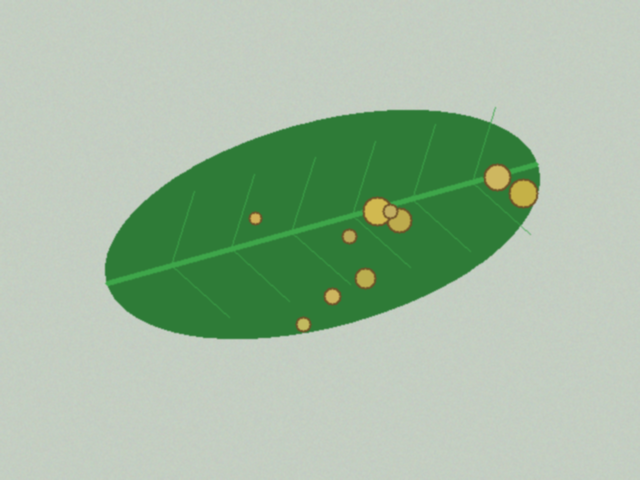
#> input picture data/sintetis/bersih/teh_041.png, 640 x 480 px, found by its file name
$ jupyter execute --allow-errors B2_citra_warna.ipynb   (shell and % lines are left out)
#> lines starting #> are read from the running program, lines starting #| are printed output that depends on the picture; after the words box and inside, x2 and y2 are one past the last pixel; in counts of white or black regions, pixels touching at a corner belong together
### src/utils_cv.py

"""utils_cv.py: fungsi bantu yang dipakai ulang sepanjang semester."""

import cv2
import numpy as np
import matplotlib.pyplot as plt


def baca(path):
    """Membaca citra dan langsung memberi pesan jelas bila gagal."""
#> called with path = '../data/sintetis/citra/teh_041.png'
    img = cv2.imread(path)
#> img is the input picture: shape (480, 640, 3); mean B, G, R 161.4, 186.9, 162.2
    if img is None:
        raise FileNotFoundError(f"Citra tidak ditemukan: {path}")
    return img


def tampil(daftar, judul, baris=1, ukuran=(14, 4)):
    """Menampilkan beberapa citra berdampingan. Citra 3 kanal dianggap BGR."""
    kolom = int(np.ceil(len(daftar) / baris))
    plt.figure(figsize=ukuran)

    for i, (im, jd) in enumerate(zip(daftar, judul)):
        plt.subplot(baris, kolom, i + 1)

        if im.ndim == 3:
            plt.imshow(cv2.cvtColor(im, cv2.COLOR_BGR2RGB))
        else:
            plt.imshow(im, cmap="gray", vmin=0, vmax=255)

        plt.title(jd)
        plt.axis("off")

    plt.tight_layout()


def kontras_bercak(kanal, mask_daun, mask_bercak):
    """KB = |rerata bercak - rerata daun sehat| / simpangan baku daun sehat.
    Makin besar KB, makin mudah bercak dipisahkan dari daun sehat.
    """
    k = kanal.astype(np.float64)
    sehat = (mask_daun > 0) & (mask_bercak == 0)
    bercak = mask_bercak > 0

    if bercak.sum() == 0:
        return float("nan")

    return abs(k[bercak].mean() - k[sehat].mean()) / (
        k[sehat].std() + 1e-6
    )


# [10 lines left out: function statistik, not called in this run]

### notebook/B2_citra_warna.ipynb
[cell 1]
import sys
sys.path.append("../src")

import cv2
import numpy as np
import pandas as pd
import matplotlib.pyplot as plt

from utils_cv import baca, tampil, kontras_bercak

[cell 2]
nama = "teh_041.png"

img = baca(f"../data/sintetis/citra/{nama}")
md = cv2.imread(f"../data/sintetis/mask_daun/{nama}", 0)
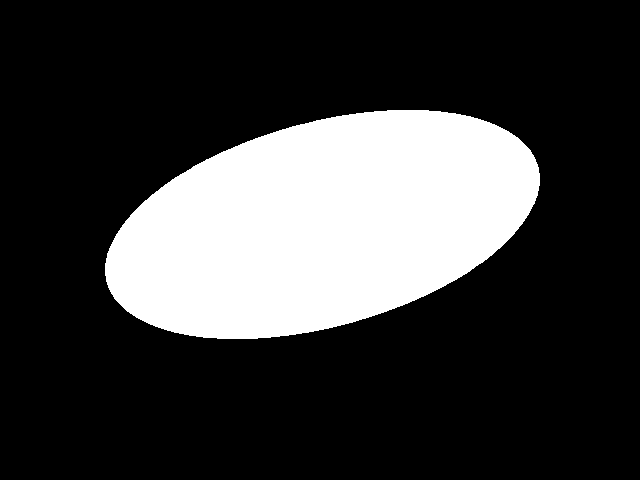
#> input picture data/sintetis/mask_daun/teh_041.png, 640 x 480 px
#> md: shape (480, 640); 23.4% white; 1 white region, box (x1, y1, x2, y2) and area: (105, 110, 540, 339) 71842
mb = cv2.imread(f"../data/sintetis/mask_bercak/{nama}", 0)
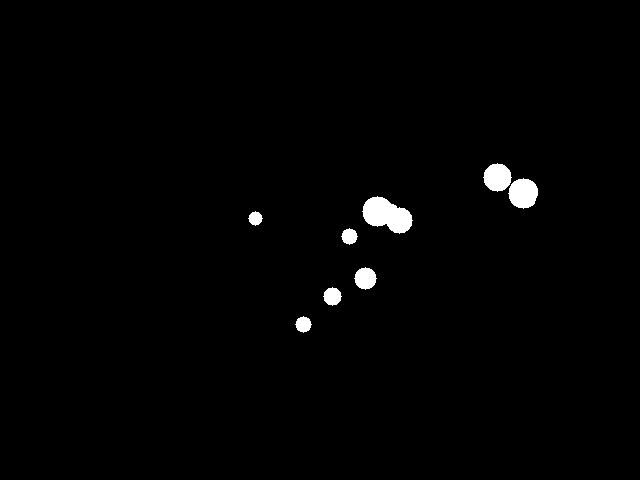
#> input picture data/sintetis/mask_bercak/teh_041.png, 640 x 480 px
#> mb: shape (480, 640); 1.2% white; 8 white regions, largest, box (x1, y1, x2, y2) and area: (362, 196, 413, 234) 1218, (508, 178, 538, 209) 700, (483, 163, 512, 192) 613

gray = cv2.cvtColor(img, cv2.COLOR_BGR2GRAY)
hsv = cv2.cvtColor(img, cv2.COLOR_BGR2HSV)
#> hsv: shape (480, 640, 3); mean H, S, V 56.8, 48.7, 187.1

b, g, r = cv2.split(img)
h, s, v = cv2.split(hsv)
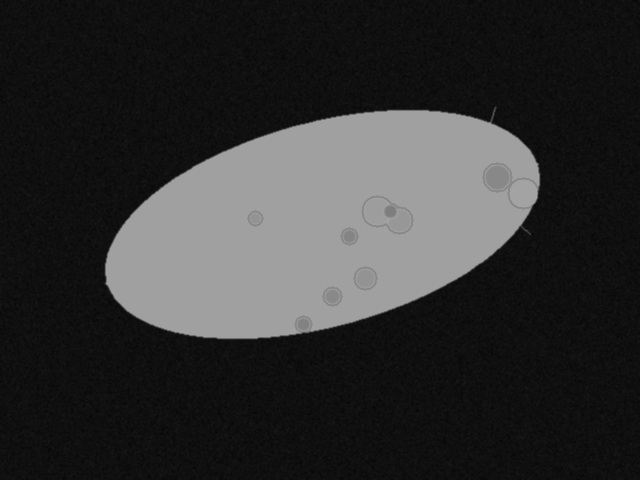
#> s: shape (480, 640); min 6, max 164, mean 48.7

kanal = {
    "B": b,
    "G": g,
    "R": r,
    "Gray": gray,
    "H": h,
    "S": s,
    "V": v
}

tampil(
    [img] + list(kanal.values()),
    ["Asli"] + list(kanal.keys()),
    baris=2,
    ukuran=(14, 6)
)
#> in tampil, `kolom = int(np.ceil(len(daftar) / baris))`: kolom = 4
#> the loop in tampil, `for i, (im, jd) in enumerate(zip(daftar, judul)):` made 8 passes
#> jd on passes 1 to 8: 'Asli', 'B', 'G', 'R', 'Gray', 'H', 'S', 'V'

for nm, c in kanal.items():
    print(f"KB kanal {nm:4s}: {kontras_bercak(c, md, mb):.2f}")
#> this loop made 7 passes
#| KB kanal B   : 2.68
#| KB kanal G   : 3.28
#| KB kanal R   : 21.58
#| KB kanal Gray: 8.37
#| KB kanal H   : 40.90
#| KB kanal S   : 1.59
#| KB kanal V   : 5.83
#> pass 1, in kontras_bercak, `sehat = (mask_daun > 0) & (mask_bercak == 0)`:
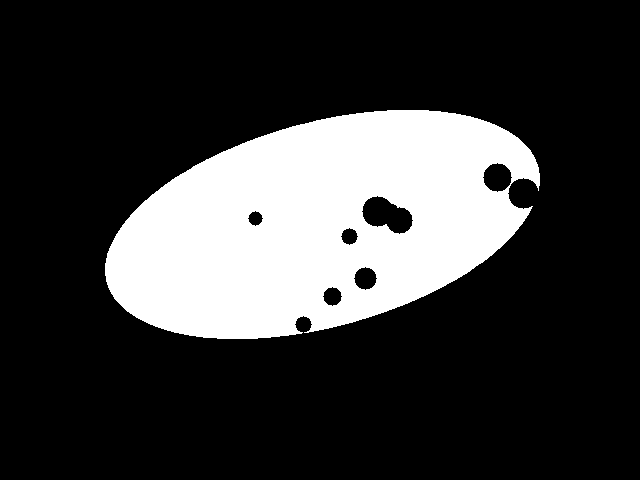
#> sehat: shape (480, 640) bool; 22.2% white; 1 white region, box (x1, y1, x2, y2) and area: (105, 110, 540, 339) 68138

[cell 3]
# Sampling: perkecil lalu perbesar kembali ke ukuran semula
for fx in [0.5, 0.2, 0.1, 0.05]:
    kecil = cv2.resize(
        gray,
        None,
        fx=fx,
        fy=fx,
        interpolation=cv2.INTER_AREA
    )

    besar = cv2.resize(
        kecil,
        gray.shape[::-1],
        interpolation=cv2.INTER_NEAREST
    )

    print(
        f"fx={fx}: ukuran {kecil.shape}, "
        f"KB={kontras_bercak(besar, md, mb):.2f}"
    )
#> this loop made 4 passes
#| fx=0.5: ukuran (240, 320), KB=7.30
#| fx=0.2: ukuran (96, 128), KB=5.58
#| fx=0.1: ukuran (48, 64), KB=3.67
#| fx=0.05: ukuran (24, 32), KB=1.56

# Kuantisasi: sisakan k bit
for k in [1, 2, 3, 4, 8]:
    langkah = 256 // (2 ** k)
    kuant = (gray // langkah) * langkah

    print(
        f"k={k}: {len(np.unique(kuant))} level, "
        f"KB={kontras_bercak(kuant, md, mb):.2f}"
    )
#> this loop made 5 passes
#| k=1: 2 level, KB=11.50
#| k=2: 3 level, KB=11.50
#| k=3: 5 level, KB=6.53
#| k=4: 8 level, KB=7.65
#| k=8: 116 level, KB=8.37
#> pass 1, `kuant = (gray // langkah) * langkah`:
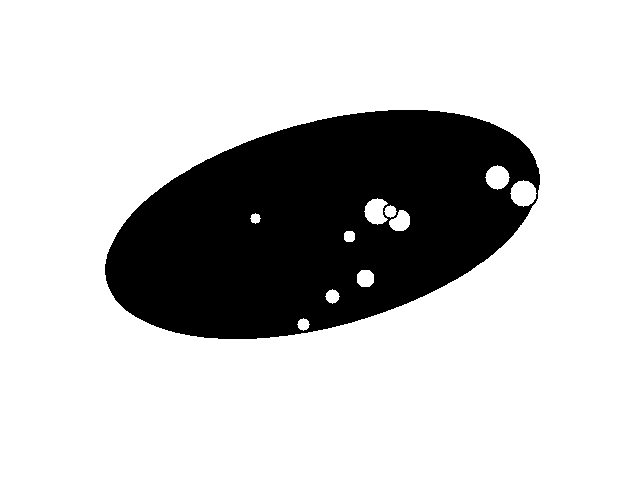
#> kuant: shape (480, 640); values 0 (black) and 128 (white), 77.5% white; 1 black region, box (x1, y1, x2, y2) and area: (105, 110, 540, 339) 69068

[cell 4]
fig, axes = plt.subplots(2, 4, figsize=(14, 7))

axes = axes.flatten()

axes[0].imshow(gray, cmap="gray")
axes[0].set_title("Asli")

for i, fx in enumerate([0.5, 0.2, 0.1, 0.05], start=1):
    kecil = cv2.resize(
        gray, None,
        fx=fx, fy=fx,
        interpolation=cv2.INTER_AREA
    )

    besar = cv2.resize(
        kecil,
        gray.shape[::-1],
        interpolation=cv2.INTER_NEAREST
    )

    axes[i].imshow(besar, cmap="gray")
    axes[i].set_title(f"Sampling {fx}")

for i, k in enumerate([1, 2, 3], start=5):
    langkah = 256 // (2 ** k)
    kuant = (gray // langkah) * langkah

    axes[i].imshow(kuant, cmap="gray")
    axes[i].set_title(f"Kuantisasi {k} bit")

for ax in axes:
    ax.axis("off")
#> this loop made 8 passes

plt.tight_layout()
plt.savefig("../hasil/b2_sampling_kuantisasi.png", dpi=150)
#> call 2 of baca, with path = '../data/sintetis/citra/teh_021.png'
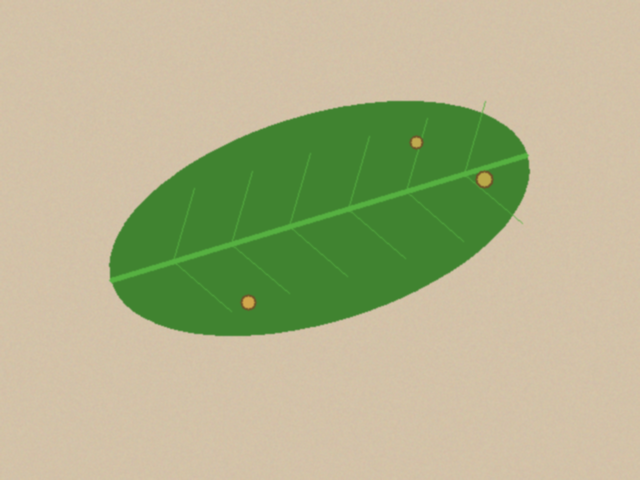
#> input picture data/sintetis/bersih/teh_021.png, 640 x 480 px, found by its file name
#> in baca, img is the input picture: shape (480, 640, 3); mean B, G, R 140.2, 179.6, 177.2
plt.show()

[cell 5]
def semua_kanal(img):
    hsv = cv2.cvtColor(img, cv2.COLOR_BGR2HSV)
#> hsv: shape (480, 640, 3); mean H, S, V 26.4, 77.2, 192.6

    b, g, r = cv2.split(img)
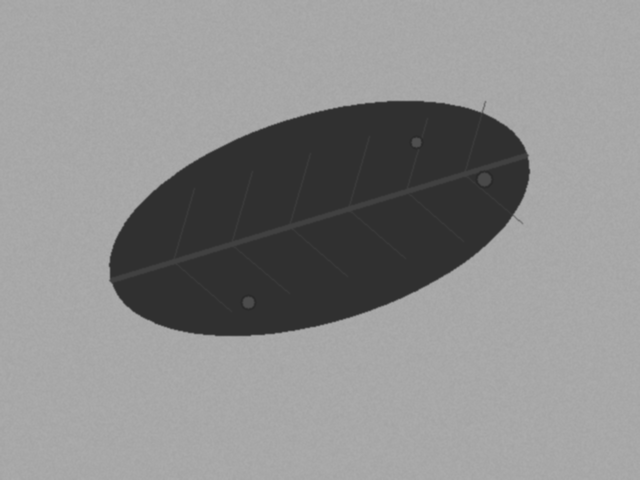
#> b: shape (480, 640); min 42, max 172, mean 140.2
    h, s, v = cv2.split(hsv)
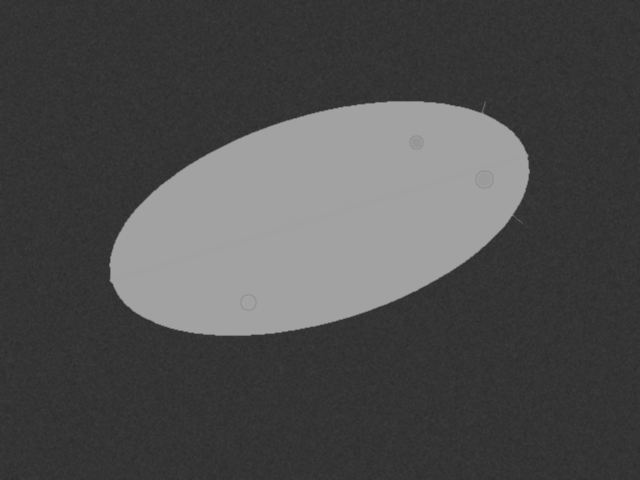
#> s: shape (480, 640); min 43, max 163, mean 77.2

    return {
        "B": b,
        "G": g,
        "R": r,
        "Gray": cv2.cvtColor(img, cv2.COLOR_BGR2GRAY),
        "H": h,
        "S": s,
        "V": v
    }


#> (the rest of this cell did not finish here and is left out)

[cell 6]
baris_ringan = []

#> (the rest of this cell did not finish here and is left out)

[cell 7]
for nama in ["teh_021.png", "teh_045.png"]:
    im = baca(f"../data/sintetis/citra/{nama}")

    kanal_img = semua_kanal(im)
#> kanal_img = 7 items

    nilai_kb = {}

    if nama == "teh_021.png":
        md_img = cv2.imread(
            f"../data/sintetis/mask_daun/{nama}", 0
        )
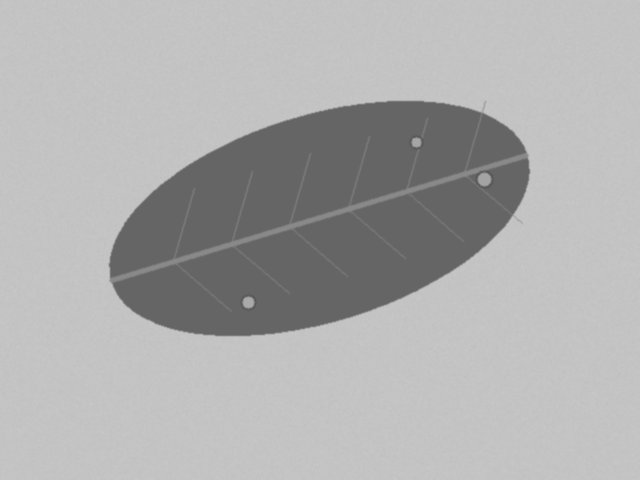
#> md_img: shape (480, 640); min 88, max 199, mean 173.9
        mb_img = cv2.imread(
            f"../data/sintetis/mask_bercak/{nama}", 0
        )
    else:
        md_img = cv2.imread(
            f"../data/sintetis/mask_daun/{nama}", 0
        )
        mb_img = cv2.imread(
            f"../data/sintetis/mask_bercak/{nama}", 0
        )

    for k, c in kanal_img.items():
        nilai_kb[k] = kontras_bercak(c, md_img, mb_img)
#> this loop made 7 passes
#> after the loop, nilai_kb = {'B': nan, 'G': nan, 'R': nan, 'Gray': nan, 'H': nan, 'S': nan, 'V': nan}

    terbaik = max(nilai_kb, key=nilai_kb.get)
#> terbaik = 'B'

    print(f"{nama}: kanal terbaik = {terbaik}")
#| teh_021.png: kanal terbaik = B
    print(nilai_kb)
#| {'B': nan, 'G': nan, 'R': nan, 'Gray': nan, 'H': nan, 'S': nan, 'V': nan}

    tampil(
        [im, kanal_img[terbaik]],
        ["Citra asli", f"Kanal terbaik: {terbaik}"],
        baris=1
    )
#> the loop in tampil (call 2), `for i, (im, jd) in enumerate(zip(daftar, judul)):` made 2 passes

    plt.show()
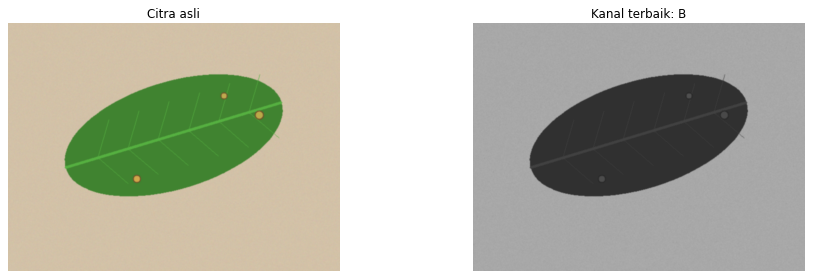
#> figure drawn by matplotlib, 2 panels
